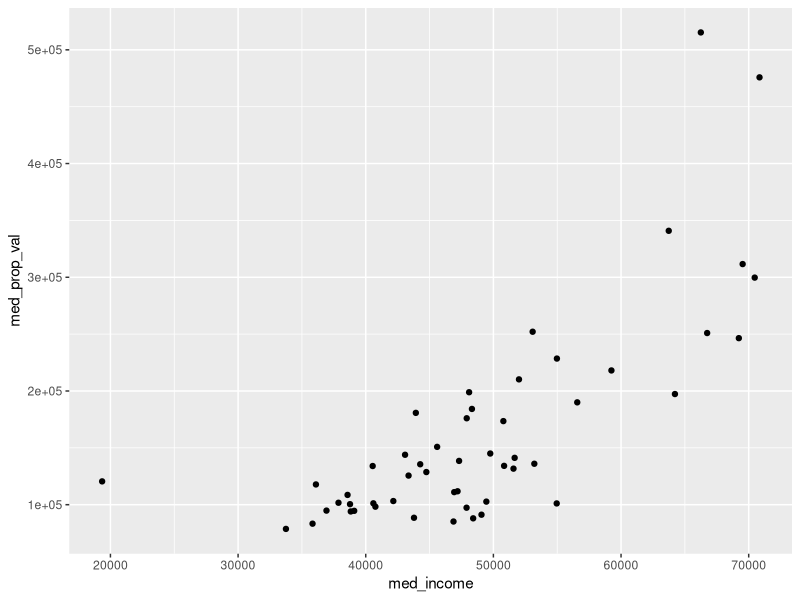
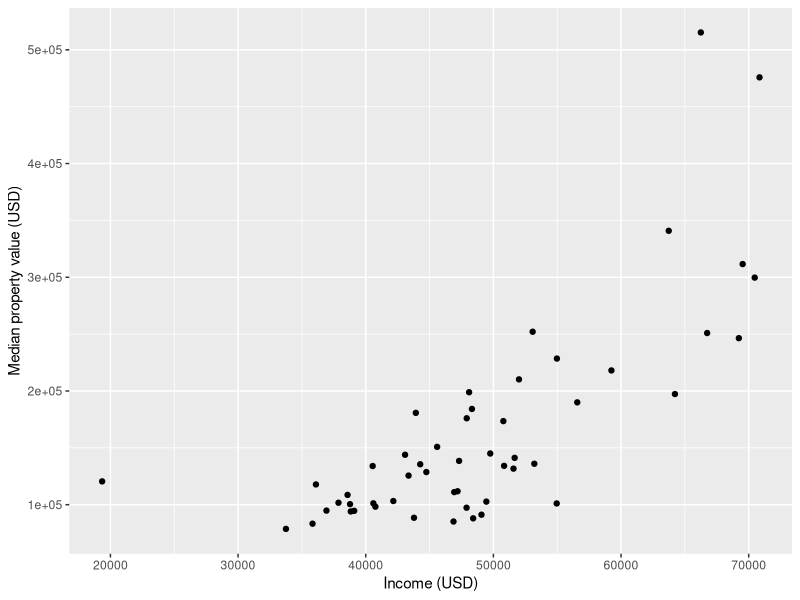
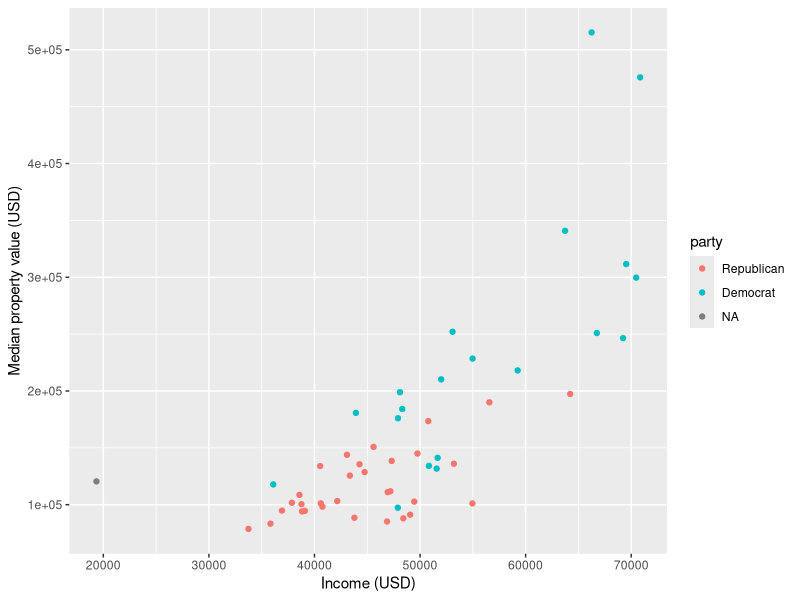
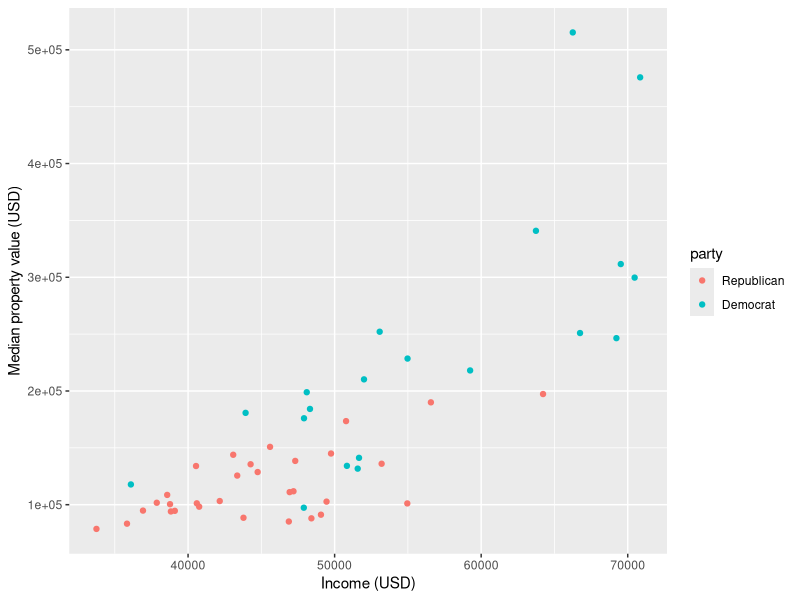
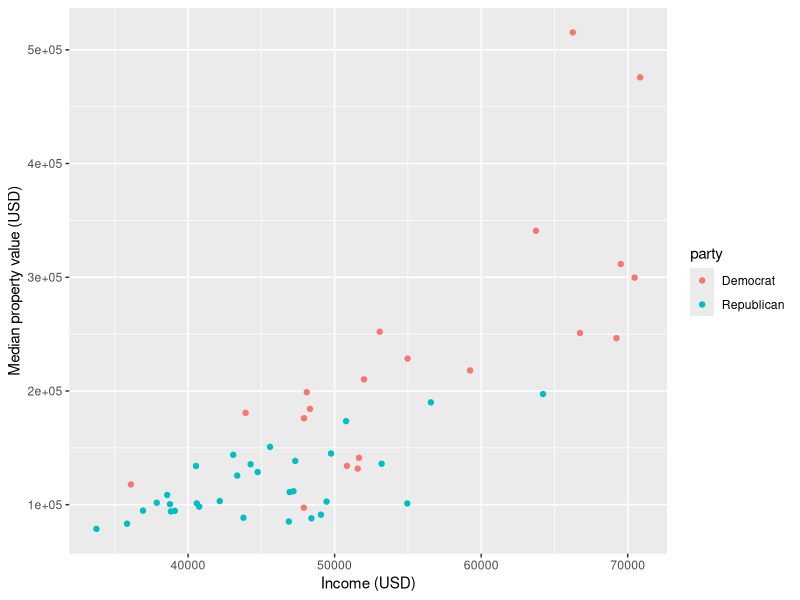

Write R code to recreate these figures, in order.
## ---- chunk 1
library(forcats)
## ---- chunk 2
library(tidyverse)
read_csv("state_property_vote.csv")
## ---- chunk 3
us_data <- read_csv("state_property_vote.csv")
## ---- chunk 4
us_data
## ---- chunk 5
us_data
## ---- chunk 6
state_column <- select(us_data, state)
state_column
## ---- chunk 7
three_columns <- select(us_data, state, med_prop_val, mean_commute_minutes)
three_columns
## ---- chunk 8
column_range <- select(us_data, state:med_prop_val)
column_range
## ---- chunk 9
new_york <- filter(us_data, state == "NY")
new_york
## ---- chunk 10
long_commutes <- filter(us_data, mean_commute_minutes > 21.5)
long_commutes
## ---- chunk 11
print(us_data)
## ---- chunk 12
ggplot(us_data, aes(x = med_income, y = med_prop_val)) +
    geom_point()
## ---- chunk 13
ggplot(us_data, aes(x = med_income, y = med_prop_val)) +
    geom_point() +
    xlab("Income (USD)") +
    ylab("Median property value (USD)")    
## ---- chunk 14
us_data <- us_data %>% mutate(party = factor(party, levels = c("Republican", "Not applicable", "Democrat")))
## ---- chunk 15
ggplot(us_data, aes(x = med_income, y = med_prop_val, color = party)) +
  geom_point() +
  xlab("Income (USD)") +
  ylab("Median property value (USD)")
## ---- chunk 16
missing_party <- filter(us_data, party == "Not Applicable")
missing_party
## ---- chunk 17
vote_data <- filter(us_data, party != "Not Applicable")
vote_data
## ---- chunk 18
ggplot(vote_data, aes(x = med_income, y = med_prop_val, color = party)) +
  geom_point() +
  xlab("Income (USD)") +
  ylab("Median property value (USD)")
## ---- chunk 19
library(tidyverse)

us_data <- read_csv("state_property_vote.csv")

vote_data <- filter(us_data, party != "Not Applicable")

ggplot(vote_data, aes(x = med_income, y = med_prop_val, color = party)) +
  geom_point() +
  xlab("Income (USD)") +
  ylab("Median property value (USD)")
